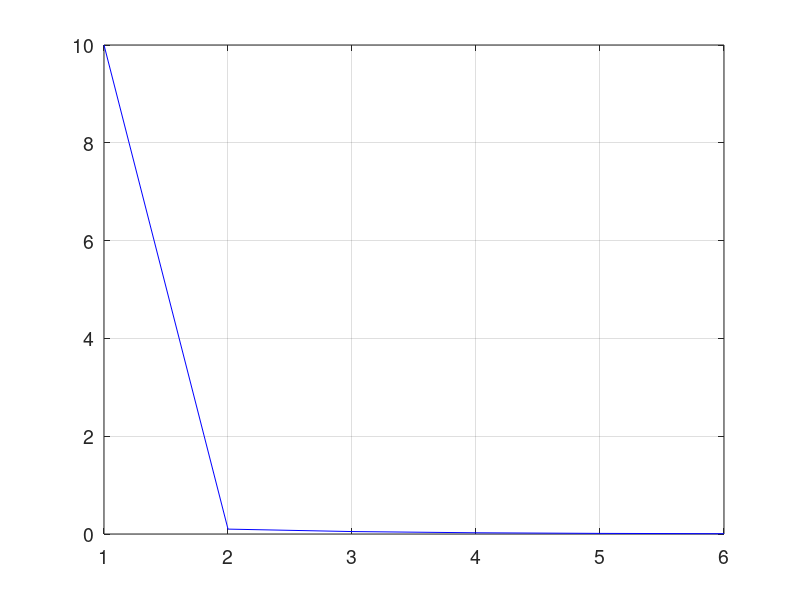

The MATLAB source for this figure:
xl=0.5;
xu=0.7;
i=1;
e(i)=10;
while (e(i)> 0.01)
    
    xr=(xl+xu)/2;
 
    gxl= sin(xl)-csc(xl)+1;
    gxu= sin(xu)-csc(xu)+1;
    gxr= sin(xr)-csc(xr)+1;
    
    
    if (gxl*gxr < 0)
    xu=xr;
    e(i+1)=abs(xr-xl);
end

if (gxu*gxr < 0)
    xl=xr;
    e(i+1)=abs(xu-xr);
end
i=i+1;

if (gxu*gxr == 0)
    xr=xr;
end
end
   


disp(xr)
tamanio=size(e);
ite= 1:1:tamanio(2);

figure('DefaultAxesFontSize',14)
set(gcf,'color','white');
plot(ite,e,'color',[0 0 1])
grid on